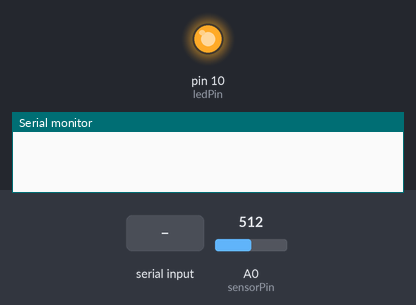
Recording of a sketch running on a simulated Arduino Uno, built with avr-gcc and run on an emulated ATmega328P. Parts: output pins drawn as LEDs (lit = HIGH), the last lines printed to the serial monitor. Inputs (shaded band) come from the test bench; at power-on: A0 (sensorPin) = 512.

Above: at 1.2 s.
1.3 s: "g" received over Serial
At 2.0 s:
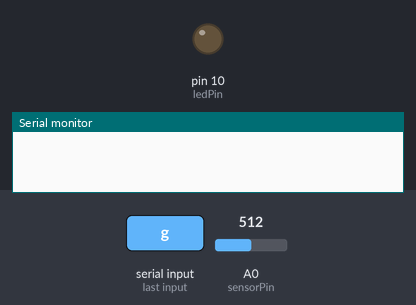
2.8 s: A0 (sensorPin) set to 524
At 3.2 s:
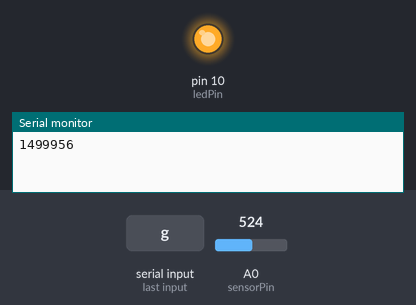
Timing chart, 0 to 5.8 s (numbered marks = the images above; inputs shaded):
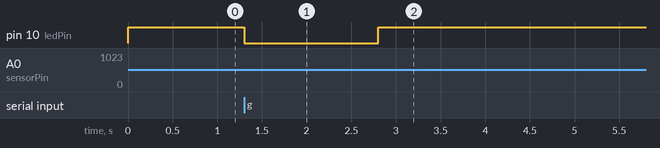

The sketch:

arduino.ino
```cpp
// These pin numbers depend on which pins you use for your circuit
int sensorPin = A0;
int ledPin = 10;

void setup()
{
    // Use a 115200 baud rate
    Serial.begin(115200);
    pinMode(ledPin, OUTPUT);
    pinMode(sensorPin, INPUT);
}

void loop()
{
    static uint32_t ts1 = 0;
    static uint32_t ts2 = 0;
    static int state = 0;
    static int sensorValue = 0;
    int cmd = 0;

    switch (state) {
        case 0:
            digitalWrite(ledPin, HIGH);

            // poll for new command
            if (Serial.available() > 0) {
                cmd = Serial.read();

                // command from the host PC is hard-coded as the character 'g'
                if (cmd == 'g') {
                    // Start timer
                    ts1 = micros();

                    // Move to next state
                    state = 1;
                }
            }
            break;

        case 1:
            digitalWrite(ledPin, LOW);
            sensorValue = analogRead(sensorPin);

            // Rising edge trigger condition
            if (sensorValue > 512) {
                // Log time difference and send back to host PC
                ts2 = micros();
                Serial.println(ts2 - ts1);

                // Reset state
                state = 0;
                sensorValue = 0;
            }
            break;
    }
}
```

Measured:
- the behaviour switches between 512 and 513 on A0 (sensorPin) (found by bisection; images 1 and 2)
- after the input at 1.3 s, pin 10 (ledPin): HIGH → LOW at once
- after the input at 2.8 s, pin 10 (ledPin): LOW → HIGH at once
